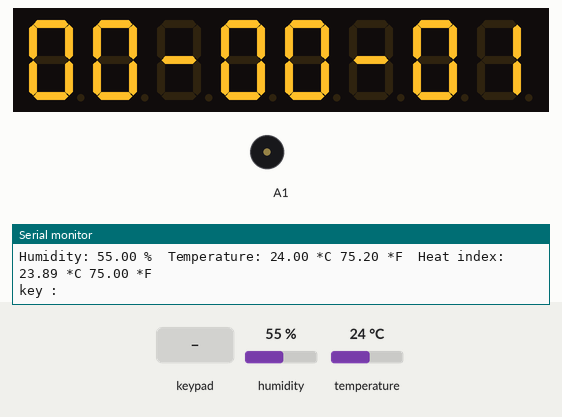
The sketch below on a simulated Arduino Uno, built with avr-gcc and run on an emulated ATmega328P. On the bench: 8-digit seven-segment display, buzzer (waves = sounding), the last lines printed to the serial monitor. Inputs (shaded band) come from the test bench; at power-on: temperature 24 °C, humidity 55 %.

Above: at 1.2 s.
1.3 s: key 'D' pressed
At 2.0 s:
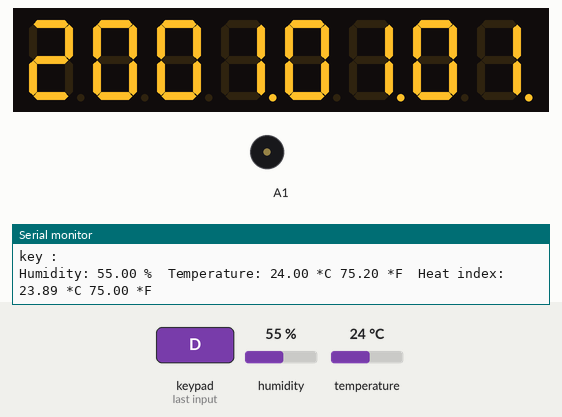
2.9 s: keypad keys 5 4 3 2 pressed 0.4 s apart
At 3.3 s:
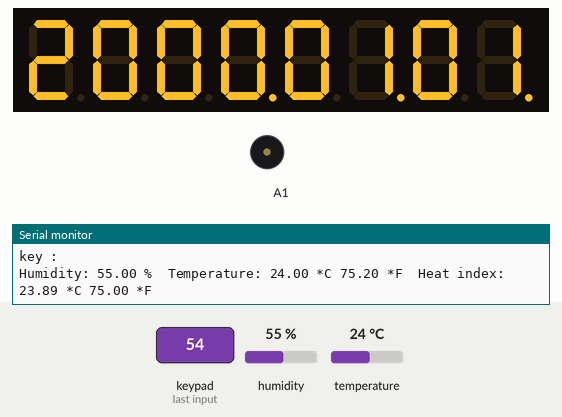
6.0 s: key 'F' pressed
At 6.7 s:
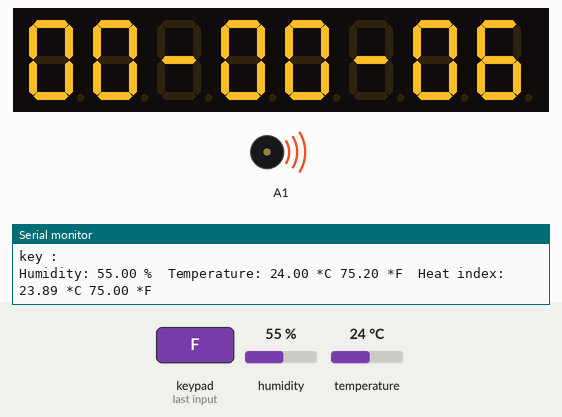
9.6 s: keypad keys 5 4 3 2 A pressed 0.4 s apart
At 10.82 s:
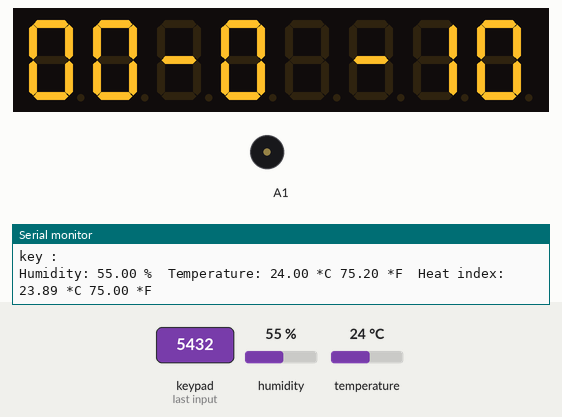
13.1 s: key '0' pressed
19.2 s: temperature set to 33 °C
At 26.23 s:
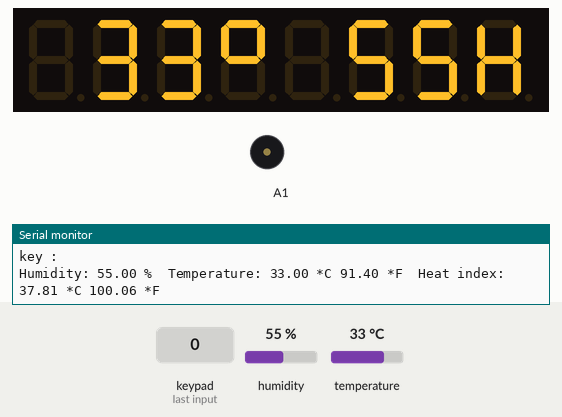
Timing chart, 0 to 26.3 s (numbered marks = the images above; inputs shaded):
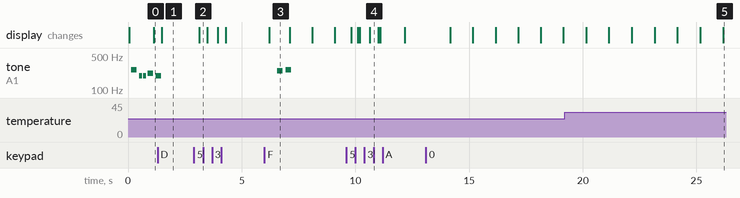

The sketch:

clockTempeature.ino
```cpp
#include "pitches.h"
#include <LedControl.h>;
#include <Keypad.h> ;
LedControl lc=LedControl(12,11,10,1); //建立物件    
unsigned long time2, time1; 
int sec; 
int hour; 
int minute; 
int day=1; 
int month=1; 
int year=2001;  
int alsec=0; 
int alhour=0; 
int alminute=0; 
int alday=1; 
int almonth=1; 
int alyear=2001; 
int alarm=0;
long pre, now;
int note;
int noteDuration;
char P='A';
byte colPins[4] = {9, 8, 7, 6}; // 連到 Keypad 的 4 個 Columns: Column0, Column1, Column2
byte rowPins[4] = {5, 4, 3, 2}; // 設定「列」腳位
const char keymap[4][4] = {   // 設定按鍵的「行、列」代表值
  {'0','4','8','C'},
  {'1','5','9','D'},
  {'2','6','A','E'},
  {'3','7','B','F'}
};
int melody[] = {
  NOTE_C4, NOTE_G3, NOTE_G3, NOTE_A3, NOTE_G3, 0, NOTE_B3, NOTE_C4
};
int noteDurations[] = {
4, 8, 8, 4, 4, 4, 4, 4
};
byte i, j;    // 暫存迴圈的索引數字
byte scanVal; // 暫存掃描到的按鍵值
Keypad customKeypad = Keypad( makeKeymap(keymap), rowPins, colPins, 4, 4);
//DHT
#include "DHT.h"
#define DHTPIN A2     // what digital pin we're connected to
#define DHTTYPE DHT11
int AH=30;
int AT=30;
int alarm1=0;
int setAlarm1=0;
DHT dht(DHTPIN, DHTTYPE);
void setup() {
  lc.shutdown(0,false);
  lc.setIntensity(0,8);
  lc.clearDisplay(0);
  pre=millis();
  note=0;
  Serial.begin(9600);
  time2=millis();  //前一次時間
//keypad
  for (i = 0; i<=3; i++) {
      pinMode(rowPins[i], INPUT_PULLUP);
      pinMode(colPins[i], OUTPUT);
      digitalWrite(colPins[i], HIGH);
    }
//DHT
  dht.begin();
}
void loop() {
char customKey = customKeypad.getKey();
    Serial.println("key :"+String(customKey));

//DHT
  float h = dht.readHumidity();
  // Read temperature as Celsius (the default)
  float t = dht.readTemperature();
  // Read temperature as Fahrenheit (isFahrenheit = true)
  float f = dht.readTemperature(true);

  // Check if any reads failed and exit early (to try again).
  if (isnan(h) || isnan(t) || isnan(f)) {
    Serial.println("Failed to read from DHT sensor!");
    return;
  }
  // Compute heat index in Fahrenheit (the default)
  float hif = dht.computeHeatIndex(f, h);
  // Compute heat index in Celsius (isFahreheit = false)
  float hic = dht.computeHeatIndex(t, h, false);
  Serial.print("Humidity: ");
  Serial.print(h);
  Serial.print(" %\t");
  Serial.print("Temperature: ");
  Serial.print(t);
  Serial.print(" *C ");
  Serial.print(f);
  Serial.print(" *F\t");
  Serial.print("Heat index: ");
  Serial.print(hic);
  Serial.print(" *C ");
  Serial.print(hif);
  Serial.println(" *F");
switch(P){
case 'A':  //時鐘
      if(sec/3==4 || sec/3==14){  //每到第12,42秒顯示日期3秒
      lc.clearDisplay(0);
      lc.setDigit(0,0,day%10,true);
      lc.setDigit(0,1,day/10,false);
      lc.setChar(0,2,month%10,true);
      lc.setDigit(0,3,month/10,false);
      lc.setDigit(0,4,year%10,true);
      lc.setChar(0,5,(year/10)%10,false);
      lc.setDigit(0,6,(year/100)%10,false);
      lc.setDigit(0,7,year/1000,false);
      }else if(sec/3==9 || sec/3==19 ){  //每到第27,57秒顯示溫度濕度3秒
        if(setAlarm1){
        printNumber4(int(AH));
        printNumber3(int(AT));
      }else{
        printNumber2(int(h));
        printNumber(int(t));
      }
    }
  else{
        lc.clearDisplay(0);
        lc.setDigit(0,0,sec%10,false);  //其他時間顯示時間
        lc.setDigit(0,1,sec/10,false);
        lc.setChar(0,2,'-',false);
        lc.setDigit(0,3,minute%10,false);
        lc.setDigit(0,4,minute/10,false);
        lc.setChar(0,5,'-',false);
        lc.setDigit(0,6,hour%10,false);
        lc.setDigit(0,7,hour/10,false);
  }
  if (customKey=='0'){
    sec++;
  }else if (customKey=='1'){
    sec--;
  }  else if (customKey=='2'){
    minute++;
  }else if (customKey=='3'){
    minute--;
  }else if(customKey=='4'){
    hour++;
  }else if(customKey=='5'){
    hour--;
  }
  if (alarm==1){
    now=millis();
    if (( now - pre) >= 0){
      noteDuration=1000/noteDurations[note];
      tone(A1, melody[note],noteDuration);
      pre = millis() + noteDuration*1.3;
      note++;
    }
    if(note==8){
      note = 0;
      pre=millis();
      alarm = 0;
    }
  }
  if (sec==alsec && minute==alminute && hour==alhour){
        alarm=1;
  }
    if(sec==60){
      minute++;
      sec=0;
    }
    if(minute==60){
      hour++;
      minute=0;
    }
    if(hour == 24){
       hour =0;
       day++;
     }
     if(day==31){
       day=1;
       month++;
     }
     if(month==13){
       year++;
       month=1;
     }
     if(alsec==60){
       alminute++;
       alsec=0;
    }
    if(alminute==60){
       alhour++;
       alminute=0;
    }
    if(alhour == 24){
      alhour =0;
     }
    if( millis()-time2 >=1000) {
          time2+=1000;  //前一次時間
     sec++;
    }
  if(customKey=='E'){P='B';}
  if(customKey=='D'){P='C';}
  break;
case 'B':  //鬧鈴設定
      lc.clearDisplay(0);
      lc.setDigit(0,0,alsec%10,false);
      lc.setDigit(0,1,alsec/10,false);
      lc.setChar(0,2,'-',false);
      lc.setDigit(0,3,alminute%10,false);
      lc.setDigit(0,4,alminute/10,false);
      lc.setChar(0,5,'-',false);
      lc.setDigit(0,6,alhour%10,false);
      lc.setDigit(0,7,alhour/10,false);
  if (customKey=='0'){
        alsec+=10;
  }else if (customKey=='1'){
        alsec-=10;
  }else if (customKey=='2'){
        alminute+=1;
  }else if (customKey=='3'){
        alminute-=1;
  }else if (customKey=='4'){
        alhour+=1;
  }else if (customKey=='5'){
        alhour-=1;
  }
  if(sec==60){
      minute++;
      sec=0;
    }
    if(minute==60){
      hour++;
      minute=0;
    }
    if(hour == 24){
      hour =0;
     }
    if(alsec==60){
      alminute++;
      alsec=0;
    }
    if(alminute==60){
      alhour++;
      alminute=0;
    }
    if(alhour == 24){
      alhour =0;
    }
    if( millis()-time2 >=1000) {
              time2+=1000;  //前一次時間
     sec++;
         }

     if(customKey=='F'){P='A';}
     if(customKey=='D'){P='C';}
    break;
case 'C':  //日期設定
      lc.clearDisplay(0);
      lc.setDigit(0,0,alday%10,true);
      lc.setDigit(0,1,alday/10,false);
      lc.setChar(0,2,almonth%10,true);
      lc.setDigit(0,3,almonth/10,false);
      lc.setDigit(0,4,alyear%10,true);
      lc.setChar(0,5,(alyear/10)%10,false);
      lc.setDigit(0,6,(alyear/100)%10,false);
      lc.setDigit(0,7,alyear/1000,false);
  if (customKey=='0'){
        alday+=1;
        day=alday;
  }else if (customKey=='1'){
        alday-=1;
        day=alday;
  }else if (customKey=='2'){
        almonth+=1;
        month=almonth;
  }else if (customKey=='3'){
        almonth-=1;
        month=almonth;
  }else if (customKey=='4'){
        alyear+=1;
        year=alyear;
  }else if(customKey=='5'){
        alyear-=1;
        year=alyear;
  }
  if(sec==60){
      minute++;
      sec=0;
    }
    if(minute==60){
      hour++;
      minute=0;
    }
    if(hour == 24){
      hour =0;
      }
    if(alsec==60){
      alminute++;
      alsec=0;
    }
    if(alminute==60){
      alhour++;
      alminute=0;
    }
  if(alhour == 24){
      alhour =0;
      day++;
      day=alday;
      }
    if(alday == 31){
        alday=1;
        almonth++;
        month=almonth;
        }
    if(almonth ==13){
          almonth=1;
          alyear++;
          year=alyear;
          }
    if( millis()-time2 >=1000) {
//           time2=millis();  //前一次時間
          time2+=1000;  //前一次時間
 sec++;
    }
    if(customKey=='E'){
      P='B';
    }
     if(customKey=='F'){
      P='A';
    }
  break;
  }
}

void printNumber(int v) {
int ones;
int tens;
int hundreds;
boolean negative=false;
if(v<0) {
negative=true;
v=v*-1;
}
ones=v%10;
v=v/10;
tens=v%10;
v=v/10;
hundreds=v;
if(negative) {
lc.setChar(0,7,'-',false);
}else {
lc.setChar(0,7,' ',false);
}
lc.setChar(0,7,' ',false);
lc.setDigit(0,6,(byte)tens,false);
lc.setDigit(0,5,(byte)ones,false);
  lc.setRow(0,4,B01100011);  //up o
}

void printNumber2(int c) {
int ones;
int tens;
int hundreds;
boolean negative=false;
if(c<0) {
negative=true;
c=c*-1;
}
ones=c%10;
c=c/10;
tens=c%10;
c=c/10;
hundreds=c;
if(negative) {
lc.setChar(0,3,'-',false);
}else {
lc.setChar(0,3,' ',false);
}
//lc.setDigit(0,6,(byte)hundreds,false);
lc.setChar(0,3,' ',false);
lc.setDigit(0,2,(byte)tens,false);
lc.setDigit(0,1,(byte)ones,false);
 lc.setRow(0,0,B00110111);  // H
}

void printNumber4(int b) {
int ones;
int tens;
int hundreds;
boolean negative=false;
if(b<0) {
negative=true;
b=b*-1;
}
ones=b%10;
b=b/10;
tens=b%10;
b=b/10;
hundreds=b;
if(negative) {
lc.setChar(0,3,'-',false);
}else {
lc.setChar(0,3,' ',false);
}
lc.setChar(0,3,' ',false);
lc.setDigit(0,2,(byte)tens,false);
lc.setDigit(0,1,(byte)ones,false);
  lc.setRow(0,0,B00110111);  // H
}

void printNumber3(int n) {
int ones;
int tens;
int hundreds;
boolean negative=false;
if(n<0) {
negative=true;
n=n*-1;
}
ones=n%10;
n=n/10;
tens=n%10;
n=n/10;
hundreds=n;
if(negative) {
lc.setChar(0,7,'-',false);
}else {
lc.setChar(0,7,' ',false);
}
lc.setChar(0,7,' ',false);
lc.setDigit(0,6,(byte)tens,false);
lc.setDigit(0,5,(byte)ones,false);
  lc.setRow(0,4,B01100011);  //up o
}
```

pitches.h
```cpp
/*************************************************
 * Public Constants
 *************************************************/

#define NOTE_B0  31
#define NOTE_C1  33
#define NOTE_CS1 35
#define NOTE_D1  37
#define NOTE_DS1 39
#define NOTE_E1  41
#define NOTE_F1  44
#define NOTE_FS1 46
#define NOTE_G1  49
#define NOTE_GS1 52
#define NOTE_A1  55
#define NOTE_AS1 58
#define NOTE_B1  62
#define NOTE_C2  65
#define NOTE_CS2 69
#define NOTE_D2  73
#define NOTE_DS2 78
#define NOTE_E2  82
#define NOTE_F2  87
#define NOTE_FS2 93
#define NOTE_G2  98
#define NOTE_GS2 104
#define NOTE_A2  110
#define NOTE_AS2 117
#define NOTE_B2  123
#define NOTE_C3  131
#define NOTE_CS3 139
#define NOTE_D3  147
#define NOTE_DS3 156
#define NOTE_E3  165
#define NOTE_F3  175
#define NOTE_FS3 185
#define NOTE_G3  196
#define NOTE_GS3 208
#define NOTE_A3  220
#define NOTE_AS3 233
#define NOTE_B3  247
#define NOTE_C4  262
#define NOTE_CS4 277
#define NOTE_D4  294
#define NOTE_DS4 311
#define NOTE_E4  330
#define NOTE_F4  349
#define NOTE_FS4 370
#define NOTE_G4  392
#define NOTE_GS4 415
#define NOTE_A4  440
#define NOTE_AS4 466
#define NOTE_B4  494
#define NOTE_C5  523
#define NOTE_CS5 554
#define NOTE_D5  587
#define NOTE_DS5 622
#define NOTE_E5  659
#define NOTE_F5  698
#define NOTE_FS5 740
#define NOTE_G5  784
#define NOTE_GS5 831
#define NOTE_A5  880
#define NOTE_AS5 932
#define NOTE_B5  988
#define NOTE_C6  1047
#define NOTE_CS6 1109
#define NOTE_D6  1175
#define NOTE_DS6 1245
#define NOTE_E6  1319
#define NOTE_F6  1397
#define NOTE_FS6 1480
#define NOTE_G6  1568
#define NOTE_GS6 1661
#define NOTE_A6  1760
#define NOTE_AS6 1865
#define NOTE_B6  1976
#define NOTE_C7  2093
#define NOTE_CS7 2217
#define NOTE_D7  2349
#define NOTE_DS7 2489
#define NOTE_E7  2637
#define NOTE_F7  2794
#define NOTE_FS7 2960
#define NOTE_G7  3136
#define NOTE_GS7 3322
#define NOTE_A7  3520
#define NOTE_AS7 3729
#define NOTE_B7  3951
#define NOTE_C8  4186
#define NOTE_CS8 4435
#define NOTE_D8  4699
#define NOTE_DS8 4978
```

Measured:
- after the input at 1.3 s, tone on A1: goes on until 1.5 s, then stays silent; the display: changes after 0.19 s (image 1)
- after the input at 2.9 s, the display: changes after 0.22 s (image 2)
- after the input at 6.0 s, tone on A1: silent → 247 Hz after 0.57 s, → silent 0.25 s later, → 262 Hz 0.11 s later, → silent 0.25 s later; the display: changes after 0.20 s (image 3)
- by itself, tone on A1: plays 262 Hz for 0.25 s, 196 Hz for 0.13 s, 196 Hz for 0.13 s, 220 Hz for 0.25 s, 196 Hz for 0.08 s
- what the display in image 3 shows lasts 0.9 s, from 6.2 s to 7.1 s
